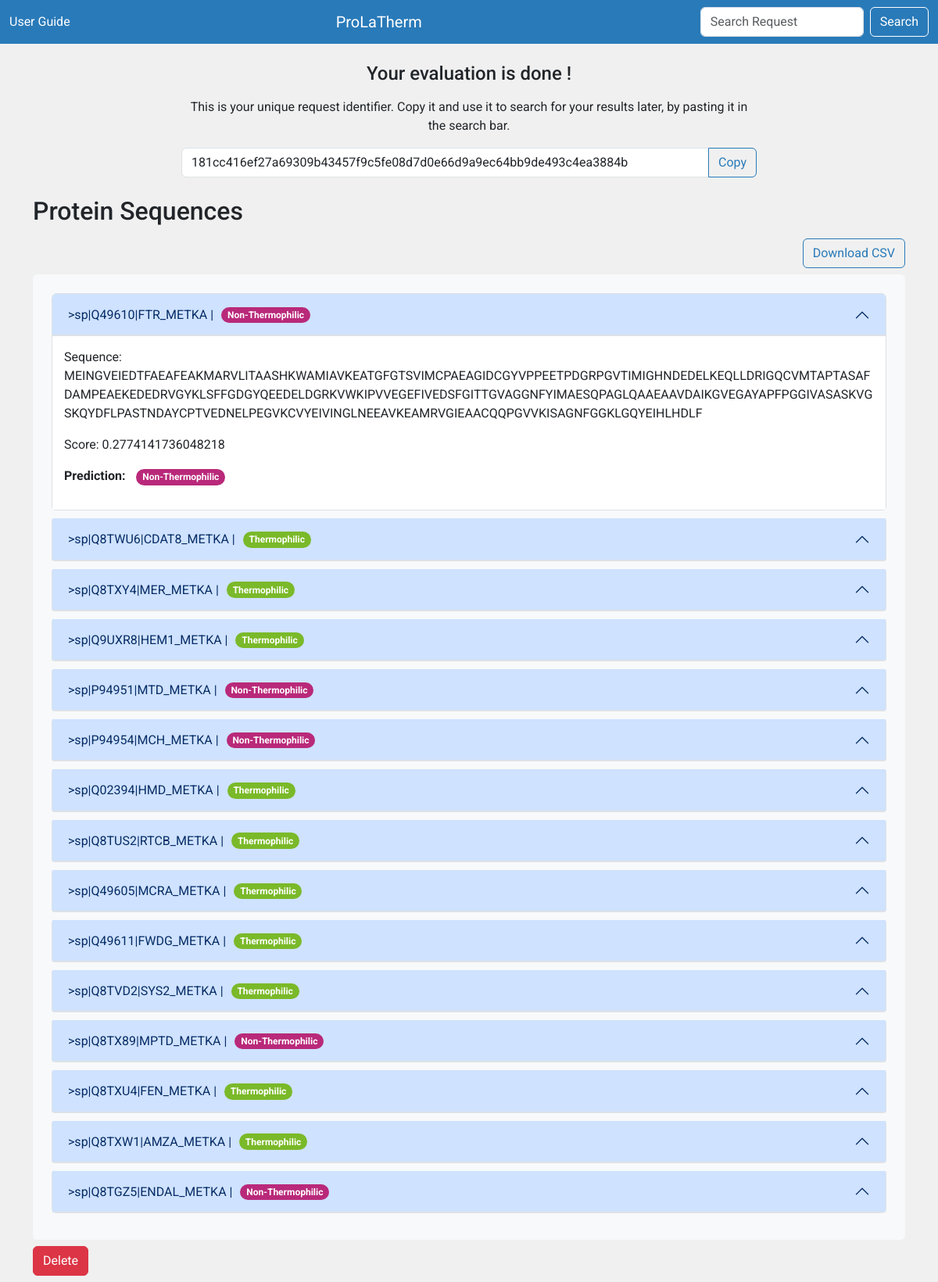
The app's page /results/181cc416ef27a69309b43457f9c5fe08d7d0e66d9a9ec64bb9de493c4ea3884b with its own data.
### WebApp/models.py (models this page shows, shortened)
class UserRequest(models.Model):
    hash = models.CharField(max_length=64,primary_key=True)
    created_at = models.DateTimeField(auto_now_add=True)
    number_of_sequences = models.IntegerField(default=0)
    email = models.EmailField(null=True,blank=True)

class ProteinSequence(models.Model): #neue namen ?
    user_request = models.ForeignKey(UserRequest,on_delete=models.CASCADE) #user_request as foreign key if user_request get's deleted also delete protein sequence
    identifiers = models.CharField(max_length=255)
    sequence = models.TextField()
    score = models.FloatField()
    thermophilic = models.BooleanField()

### WebApp/views.py (the view)
# urls.py: path('results/<str:pk>',ResultsView.as_view(),name='results'), # where results are shown
class ResultsView(DetailView):
    model = UserRequest
    template_name = 'results.html'
    context_object_name = 'user_requests'
    def get_object(self, queryset=None):
        pk = self.kwargs.get(self.pk_url_kwarg)
        if not pk:
            raise Http404("No user request found with this ID.")
        try:
            return UserRequest.objects.get(pk=pk)
        except ObjectDoesNotExist:
            raise Http404("No user request found with this ID.")
    def get_context_data(self, **kwargs):
        context = super().get_context_data(**kwargs)
        context['sequences'] = self.object.proteinsequence_set.all
        return context

### WebApp/templates/results.html (shortened to what this page needs)
{% extends 'base.html' %}
{% block content %}
  {% if user_requests %}
    <div class="row justify-content-center mb-4">
        <div class="col-md-8 text-center">
            <div class="text-center">
                <h4 class="mb-3">Your evaluation is done !</h4>
                <p class="mb-3 mt-3"> This is your unique request identifier. Copy it and use it to search for your results later, by pasting it in the search bar.</p>
                <div class="input-group">
                    <input type="text" value="{{ user_requests.hash }}" id="hashValue" class="form-control" readonly>
                    <button type="button" onclick="copyHash()" class="btn btn-outline-light">Copy</button>
                </div>
            </div>
        </div>
    </div>
    <h2>Protein Sequences</h2>
    <div class="d-flex justify-content-end ">
      <a href="{% url 'download-csv' pk=user_requests.hash %}" class="btn btn-outline-light mt-2"> Download CSV </a>
    </div>
    <div class="container mt-2 bg-light p-4 rounded">
      <div class="accordion" id="accordionExample">
        {% for sequence in sequences %}
        <div class="accordion-item">
          <h2 class="accordion-header" id="heading{{ forloop.counter }}">
            <button class="accordion-button{% if forloop.first %} show{% endif %}" type="button" data-bs-toggle="collapse" data-bs-target="#collapse{{ forloop.counter }}" aria-expanded="{% if forloop.first %}true{% else %}false{% endif %}" aria-controls="collapse{{ forloop.counter }}">
              {{ sequence.identifiers }}
              <span class="ml-8">
                {% if sequence.thermophilic %}
                <span class="badge rounded-pill thermophilic-badge ">Thermophilic</span>
                {% else %}
                <span class="badge rounded-pill non-thermophilic-badge">Non-Thermophilic</span>
                {% endif %}
              </span>
            </button>
          </h2>
          <div id="collapse{{ forloop.counter }}" class="accordion-collapse collapse{% if forloop.first %} show{% endif %}" aria-labelledby="heading{{ forloop.counter }}" data-bs-parent="#accordionExample">
            <div class="accordion-body">
              <p class="sequence">Sequence: {{ sequence.sequence }}</p>
              <p>Score: {{ sequence.score }}</p>
              <p>
                <strong>Prediction:</strong>
                {% if sequence.thermophilic %}
                <span class="badge rounded-pill thermophilic-badge">Thermophilic</span>
                {% else %}
                <span class="badge rounded-pill non-thermophilic-badge">Non-Thermophilic</span>
                {% endif %}
              </p>
            </div>
          </div>
        </div>
        {% empty %}
        <p>No protein sequences found for this request.</p>
        {% endfor %}
      </div>
      {% else %}
      <p>Sorry, there was an error. Please try again.</p>
      {% endif %}
    </div>
    <button type="button" class="btn btn-danger mt-2 mb-2" data-bs-toggle="modal" data-bs-target="#deleteModal">
      Delete
    </button>
</div>
{% endblock %}

### WebApp/templates/base.html (shortened to what this page needs)
<!doctype html>
<html lang="en">
  <head>
    <link href="https://cdn.jsdelivr.net/npm/bootstrap@5.3.0-alpha3/dist/css/bootstrap.min.css" rel="stylesheet">
  </head>
  <body>
    <nav class="navbar">
      <div class="container-fluid ">
          <a class="nav-link" href="{% url 'user-guide' %}">User Guide</a>
          <a class="navbar-brand" href="{% url 'home' %}">ProLaTherm</a>
          <form class="d-flex" role="search" method=POST action="{% url 'search' %}">
              <input class="form-control me-2" type="search" placeholder="Search Request" aria-label="Search"
                     name='hash'>
              <button class="btn btn-outline-light" type="submit">Search</button>
          </form>
      </div>
    </nav>
    <div class="container mt-4">
      {% block content %}
      {% endblock %}
  </body>
</html>

### WebApp/templates/base.html (style rules this page uses)
body { font-family: 'Roboto', sans-serif; background-color: RGB(240, 240, 240); }
.navbar { background-color: RGB(41, 122, 185); }
.navbar-brand { color: RGB(255, 255, 255); }
.nav-link { color: RGB(255, 255, 255); }
.navbar .btn { color: RGB(255, 255, 255); border-color: RGB(255, 255, 255); }
.btn-outline-light { color: RGB(41, 122, 185); }
.btn-outline-light { border-color: RGB(41, 122, 185); }

### WebApp/templates/results.html (style rules this page uses)
.accordion-item { background-color: white; border: 1px solid #dee2e6; border-radius: 0.25rem; margin-bottom: 10px; }
.accordion-button { background-color: white; color: black; border: none; text-align: left; }
.accordion-body { background-color: white; border-top: 1px solid #dee2e6; padding: 15px; }
.badge { margin-left: 10px; }
.thermophilic-badge { background-color: RGB(122, 185, 41) ; color: ; }
.non-thermophilic-badge { background-color: RGB(185, 41, 122) ; color: ; }
.sequence { overflow-wrap: break-word; }

### records on screen
UserRequest: hash "181cc416ef27a69309b43457f9c5fe08d7d0e66d9a9ec64bb9de493c4ea3884b"
ProteinSequence: identifiers ">sp|Q49610|FTR_METKA |", thermophilic "Non-Thermophilic", sequence "MEINGVEIEDTFAEAFEAKMARVLITAASHKWAMIAVKEATGFGTSVIMCPAEAGIDCGYVPPEETPDGRPGVTIMIGHNDEDELKEQLLDRIGQCVMTAPTASAFDAMPEAEKEDEDRVGYKLSFFGDGYQEEDELDGRKVWKIPVVEGEFIVEDSFGITTGVAGGNFYIMAESQPAGLQAAEAAVDAIKGVEGAYAPFPGGIVASASKVGSKQYDFLPASTNDAYCPTVEDNELPEGVKCVYEIVINGLNEEAVKEAMRVGIEAACQQPGVVKISAGNFGGKLGQYEIHLHDLF", score "0.2774141736048218"
ProteinSequence: identifiers ">sp|Q8TWU6|CDAT8_METKA |", thermophilic "Thermophilic"
ProteinSequence: identifiers ">sp|Q8TXY4|MER_METKA |", thermophilic "Thermophilic"
ProteinSequence: identifiers ">sp|Q9UXR8|HEM1_METKA |", thermophilic "Thermophilic"
ProteinSequence: identifiers ">sp|P94951|MTD_METKA |", thermophilic "Non-Thermophilic"
ProteinSequence: identifiers ">sp|P94954|MCH_METKA |", thermophilic "Non-Thermophilic"
ProteinSequence: identifiers ">sp|Q02394|HMD_METKA |", thermophilic "Thermophilic"
ProteinSequence: identifiers ">sp|Q8TUS2|RTCB_METKA |", thermophilic "Thermophilic"
ProteinSequence: identifiers ">sp|Q49605|MCRA_METKA |", thermophilic "Thermophilic"
ProteinSequence: identifiers ">sp|Q49611|FWDG_METKA |", thermophilic "Thermophilic"
ProteinSequence: identifiers ">sp|Q8TVD2|SYS2_METKA |", thermophilic "Thermophilic"
ProteinSequence: identifiers ">sp|Q8TX89|MPTD_METKA |", thermophilic "Non-Thermophilic"
ProteinSequence: identifiers ">sp|Q8TXU4|FEN_METKA |", thermophilic "Thermophilic"
ProteinSequence: identifiers ">sp|Q8TXW1|AMZA_METKA |", thermophilic "Thermophilic"
ProteinSequence: identifiers ">sp|Q8TGZ5|ENDAL_METKA |", thermophilic "Non-Thermophilic"
